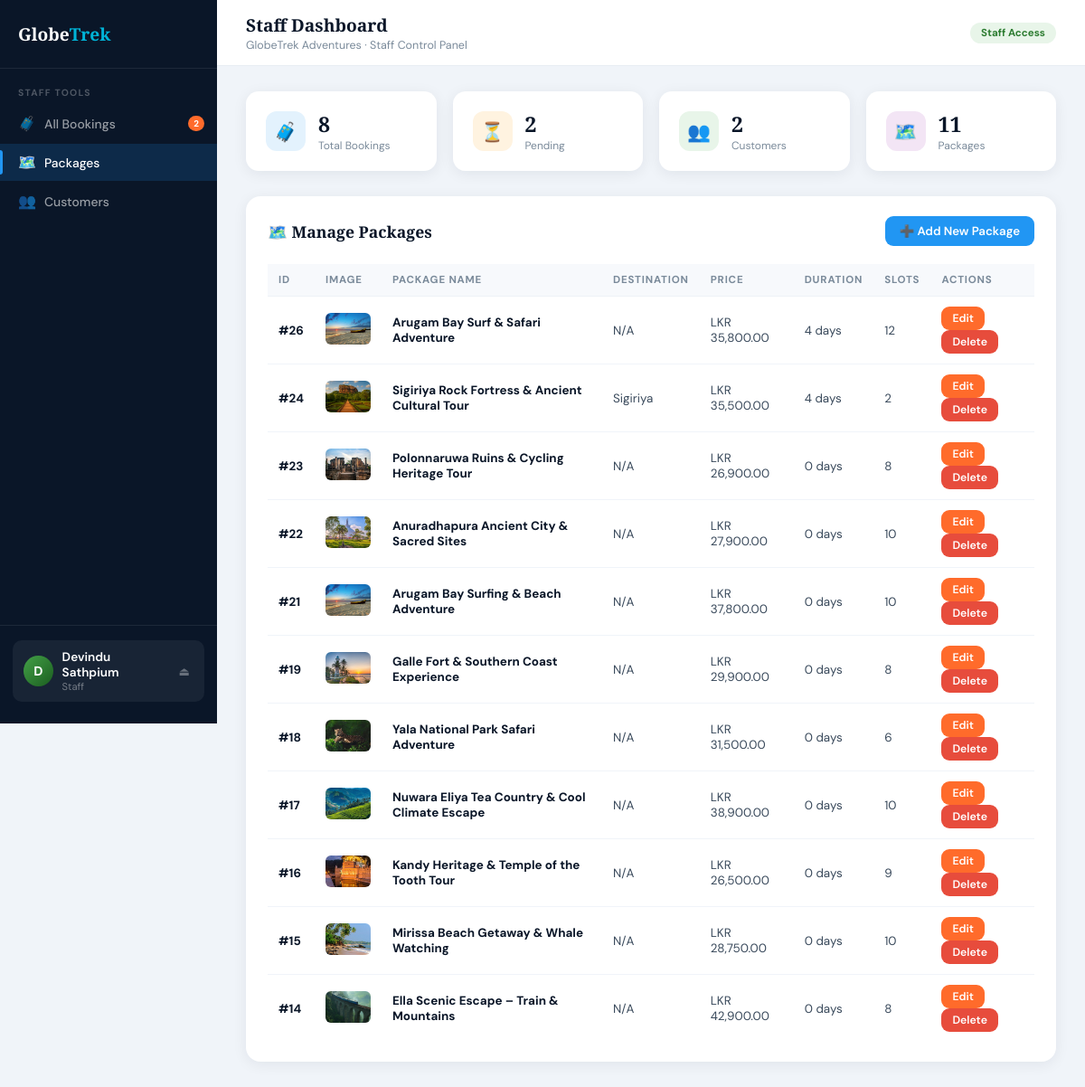
The app's page /staff_dashboard.php?section=packages (signed in) with its own data.
### tables this page shows
CREATE TABLE IF NOT EXISTS `packages` (
  `id` int NOT NULL AUTO_INCREMENT,
  `name` varchar(100) DEFAULT NULL,
  `price` decimal(10,2) DEFAULT NULL,
  `image` varchar(255) DEFAULT NULL,
  `destination` varchar(100) DEFAULT NULL,
  `duration_days` int DEFAULT NULL,
  `availability` int DEFAULT '0',
  `description` text,
  PRIMARY KEY (`id`)
);

### staff_dashboard.php (the view, shortened to what this page needs)
<?php
$host = "localhost";
$dbname = "globetrek";
$username = "root";
$password = "";
try {
    $pdo = new PDO("mysql:host=$host;dbname=$dbname;charset=utf8", $username, $password);
    $pdo->setAttribute(PDO::ATTR_ERRMODE, PDO::ERRMODE_EXCEPTION);
} catch (PDOException $e) {
    die("Database connection failed: " . $e->getMessage());
}
$staff_name = htmlspecialchars($_SESSION['name'] ?? 'Staff Member');
$staff_role = htmlspecialchars($_SESSION['role'] ?? 'staff');
$section = isset($_GET['section']) ? $_GET['section'] : 'bookings';
$total_bookings   = $pdo->query("SELECT COUNT(*) FROM bookings")->fetchColumn();
$pending_bookings = $pdo->query("SELECT COUNT(*) FROM bookings WHERE status='pending'")->fetchColumn();
$total_customers  = $pdo->query("SELECT COUNT(*) FROM users WHERE role='customer'")->fetchColumn();
$total_packages   = $pdo->query("SELECT COUNT(*) FROM packages")->fetchColumn();
$booking_sql = "
    SELECT
        b.id,
        b.date,
        b.price,
        b.status,
        u.name AS customer_name,
        u.email AS customer_email,
        b.package_name
    FROM bookings b
    JOIN users u ON b.user_id = u.id
    ORDER BY b.date DESC LIMIT 50
";
$stmt = $pdo->prepare($booking_sql);
$stmt->execute();
$bookings = $stmt->fetchAll(PDO::FETCH_ASSOC);
$packages = $pdo->query("SELECT * FROM packages ORDER BY id DESC")->fetchAll(PDO::FETCH_ASSOC);
?>
<!DOCTYPE html>
<html lang="en">
<head>
</head>
<body>
<aside class="sidebar">
    <a href="index.php" class="sidebar-logo">
        <span class="logo-txt">Globe<span>Trek</span></span>
    </a>
    <div class="nav-label">Staff Tools</div>
    <a href="?section=bookings"  class="nav-item <?= $section==='bookings'  ? 'active' : '' ?>">
        <span class="nav-icon">🧳</span> All Bookings
        <?php if ($pending_bookings > 0): ?>
            <span class="badge"><?= $pending_bookings ?></span>
        <?php endif; ?>
    </a>
    <a href="?section=packages"  class="nav-item <?= $section==='packages'  ? 'active' : '' ?>">
        <span class="nav-icon">🗺️</span> Packages
    </a>
    <a href="?section=customers" class="nav-item <?= $section==='customers' ? 'active' : '' ?>">
        <span class="nav-icon">👥</span> Customers
    </a>
    <div class="sidebar-footer">
        <div class="staff-card">
            <div class="staff-av"><?= strtoupper(substr($staff_name, 0, 1)) ?></div>
            <div>
                <div class="staff-name"><?= $staff_name ?></div>
                <div class="staff-role"><?= $staff_role ?></div>
            </div>
            <a href="login.html" class="logout-link" title="Logout">⏏</a>
        </div>
    </div>
</aside>
<div class="main">
    <div class="topbar">
        <div>
            <h1>Staff Dashboard</h1>
            <p>GlobeTrek Adventures · Staff Control Panel</p>
        </div>
        <div class="topbar-actions">
            <span class="tag-staff">Staff Access</span>
        </div>
    </div>
    <div class="content">
        <div class="stats">
            <div class="stat">
                <div class="stat-icon s-blue">🧳</div>
                <div><div class="stat-val"><?= number_format($total_bookings) ?></div><div class="stat-lbl">Total Bookings</div></div>
            </div>
            <div class="stat">
                <div class="stat-icon s-orange">⏳</div>
                <div><div class="stat-val"><?= number_format($pending_bookings) ?></div><div class="stat-lbl">Pending</div></div>
            </div>
            <div class="stat">
                <div class="stat-icon s-green">👥</div>
                <div><div class="stat-val"><?= number_format($total_customers) ?></div><div class="stat-lbl">Customers</div></div>
            </div>
            <div class="stat">
                <div class="stat-icon s-purple">🗺️</div>
                <div><div class="stat-val"><?= number_format($total_packages) ?></div><div class="stat-lbl">Packages</div></div>
            </div>
        </div>
        <?php if ($section === 'bookings'): ?>
        <div class="card">
            <div class="card-head">
                <h2>📋 All Bookings</h2>
            </div>
            <?php if (empty($bookings)): ?>
            <div class="empty"><div class="empty-icon">📭</div><p>No bookings found.</p></div>
            <?php else: ?>
            <div class="tbl-wrap">
                <table>
                <thead>
                    <tr>
                        <th>ID</th>
                        <th>Customer</th>
                        <th>Package</th>
                        <th>Date</th>
                        <th>Price</th>
                        <th>Status</th>
                        <th>Action</th>
                    </tr>
                </thead>
                <tbody>
                <?php foreach ($bookings as $b): ?>
                <tr>
                    <td><strong>#<?= $b['id'] ?></strong></td>
                    <td>
                        <strong><?= htmlspecialchars($b['customer_name']) ?></strong><br>
                        <span style="font-size:0.75rem;color:var(--text-light)"><?= htmlspecialchars($b['customer_email']) ?></span>
                    </td>
                    <td><?= htmlspecialchars($b['package_name']) ?></td>
                    <td><?= htmlspecialchars($b['date']) ?></td>
                    <td>LKR <?= number_format($b['price'], 2) ?></td>
                    <td><?= statusBadge($b['status']) ?></td>
                    <td>
                        <button class="btn btn-orange btn-sm"
                            onclick="openStatusModal(<?= $b['id'] ?>, '<?= $b['status'] ?>')">
                            Edit Status
                        </button>
                    </td>
                </tr>
                <?php endforeach; ?>
                </tbody>
                </table>
            </div>
            <?php endif; ?>
        </div>
        <!-- ════════════════════════════════════════
             SECTION 2: PACKAGES
        ════════════════════════════════════════ -->
        <?php elseif ($section === 'packages'): ?>
        <div class="card">
            <div class="card-head">
                <h2>🗺️ Manage Packages</h2>
                <button class="btn btn-blue" onclick="openAddPackageModal()">➕ Add New Package</button>
            </div>
            <?php if (empty($packages)): ?>
            <div class="empty">
                <div class="empty-icon">📦</div>
                <p>No packages found. Click "Add New Package" to get started.</p>
            </div>
            <?php else: ?>
            <div class="tbl-wrap">
                <table>
                    <thead>
                        <tr>
                            <th>ID</th>
                            <th>Image</th>
                            <th>Package Name</th>
                            <th>Destination</th>
                            <th>Price</th>
                            <th>Duration</th>
                            <th>Slots</th>
                            <th>Actions</th>
                        </tr>
                    </thead>
                    <tbody>
                    <?php foreach ($packages as $p): ?>
                    <tr>
                        <td><strong>#<?= $p['id'] ?? '-' ?></strong></td>
                        <td>
                            <?php if (!empty($p['image'])): ?>
                                <img src="<?= htmlspecialchars($p['image']) ?>"
                                     style="width:50px;height:35px;object-fit:cover;border-radius:6px;">
                            <?php else: ?>
                                <span style="color:#ccc;">—</span>
                            <?php endif; ?>
                        </td>
                        <td><strong><?= htmlspecialchars($p['name'] ?? 'N/A') ?></strong></td>
                        <td><?= htmlspecialchars($p['destination'] ?? 'N/A') ?></td>
                        <td>LKR <?= number_format($p['price'] ?? 0, 2) ?></td>
                        <td><?= isset($p['duration_days']) ? (int)$p['duration_days'] . ' days' : '0 days' ?></td>
                        <td><?= isset($p['availability']) ? (int)$p['availability'] : 0 ?></td>
                        <td>
                            <button class="btn btn-orange btn-sm"
                                onclick='openEditPackageModal(<?= json_encode($p) ?>)'>
                                Edit
                            </button>
                            <form method="POST" style="display:inline;"
                                  onsubmit="return confirm('Delete this package?');">
                                <button type="submit" class="btn btn-red btn-sm">Delete</button>
                            </form>
                        </td>
                    </tr>
                    <?php endforeach; ?>
                    </tbody>
                </table>
            </div>
            <?php endif; ?>
        </div>
        <?php endif; ?>
    </div>
</div>
</body>
</html>

### records on screen
packages: id "26", image (picture), name "Arugam Bay Surf & Safari Adventure", destination "N/A", price "35,800.00", duration_days "4", availability "12"
packages: id "24", image (picture), name "Sigiriya Rock Fortress & Ancient Cultural Tour", destination "Sigiriya", price "35,500.00", duration_days "4", availability "2"
packages: id "23", image (picture), name "Polonnaruwa Ruins & Cycling Heritage Tour", destination "N/A", price "26,900.00", shows "0 days", availability "8"
packages: id "22", image (picture), name "Anuradhapura Ancient City & Sacred Sites", destination "N/A", price "27,900.00", shows "0 days", availability "10"
packages: id "21", image (picture), name "Arugam Bay Surfing & Beach Adventure", destination "N/A", price "37,800.00", shows "0 days", availability "10"
packages: id "19", image (picture), name "Galle Fort & Southern Coast Experience", destination "N/A", price "29,900.00", shows "0 days", availability "8"
packages: id "18", image (picture), name "Yala National Park Safari Adventure", destination "N/A", price "31,500.00", shows "0 days", availability "6"
packages: id "17", image (picture), name "Nuwara Eliya Tea Country & Cool Climate Escape", destination "N/A", price "38,900.00", shows "0 days", availability "10"
packages: id "16", image (picture), name "Kandy Heritage & Temple of the Tooth Tour", destination "N/A", price "26,500.00", shows "0 days", availability "9"
packages: id "15", image (picture), name "Mirissa Beach Getaway & Whale Watching", destination "N/A", price "28,750.00", shows "0 days", availability "10"
packages: id "14", image (picture), name "Ella Scenic Escape – Train & Mountains", destination "N/A", price "42,900.00", shows "0 days", availability "8"

### other values on screen
$pending_bookings "2"
substr($staff_name, 0, 1) "D"
$staff_name "Devindu Sathpium"
$staff_role "Staff"
$total_bookings "8"
$total_customers "2"
$total_packages "11"
